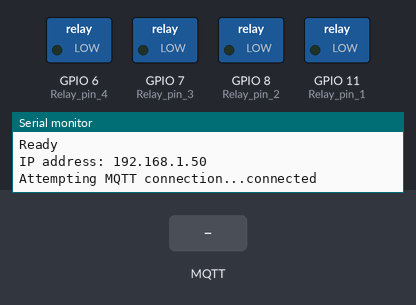
Bench run of a sketch on a simulated ESP32-S3. Parts: switched loads named in the sketch (green lamp = pin HIGH), the last lines printed to the serial monitor. Inputs (shaded band) come from the test bench. WiFi joins after 1.5 s; servers stay silent unless stated; no MQTT or app messages arrive unless stated.

Above: at 2.7 s.
2.8 s: MQTT message "on" arrives on the first subscribed topic
At 4.0 s:
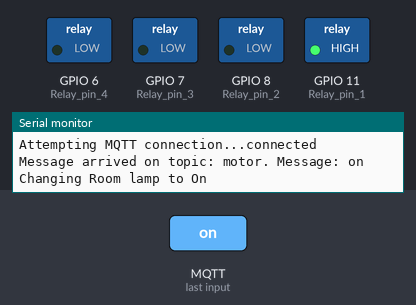
4.3 s: MQTT message "on" arrives on the second subscribed topic
At 5.3 s:
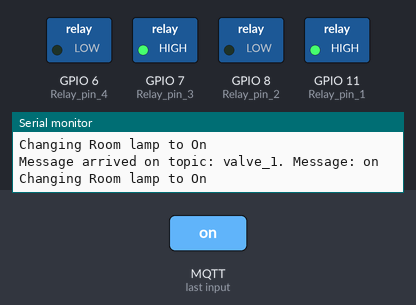
5.8 s: MQTT message "off" arrives on the first subscribed topic
At 6.5 s:
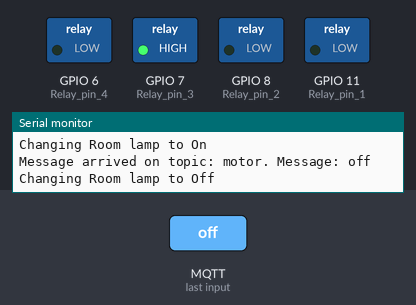
Timing chart, 0 to 8.8 s (numbered marks = the images above; inputs shaded):
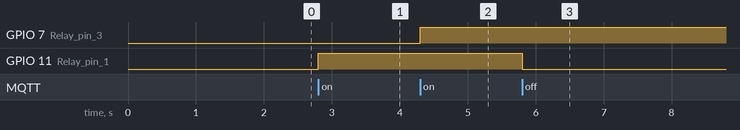

Measured:
- after the input at 2.8 s, GPIO 11 (Relay_pin_1): LOW → HIGH at once
- after the input at 4.3 s, GPIO 7 (Relay_pin_3): LOW → HIGH at once
- after the input at 5.8 s, GPIO 11 (Relay_pin_1): HIGH → LOW at once

The sketch:

Node_Red_DEVICE2_Actuator_OTA.ino
```cpp
#include <WiFi.h>
#include <ESPmDNS.h>
#include <PubSubClient.h>
#include <WiFiUdp.h>
#include <ArduinoOTA.h>

//Digital actuation pins

#define Relay_pin_1 11
#define Relay_pin_2 8
#define Relay_pin_3 7
#define Relay_pin_4 6

const char* ssid = "setu";
const char* password = "12345678z";

// Change the variable to your Raspberry Pi IP address, so it connects to your MQTT broker
const char* mqtt_server = "192.168.43.126";

// Initializes the espClient. You should change the espClient name if you have multiple ESPs running in your home automation system
WiFiClient espClient1;
PubSubClient client(espClient1);

// Timers auxiliar variables
long now = millis();
long lastMeasure = 0;

void setup_wifi() {
  delay(10);
  // We start by connecting to a WiFi network
  Serial.println();
  Serial.print("Connecting to ");
  Serial.println(ssid);
  WiFi.begin(ssid, password);
  while (WiFi.status() != WL_CONNECTED) {
    delay(500);
    Serial.print(".");
  }
  Serial.println("");
  Serial.print("WiFi connected - ESP IP address: ");
  Serial.println(WiFi.localIP());
}

void callback(String topic, byte* message, unsigned int length) {
  Serial.print("Message arrived on topic: ");
  Serial.print(topic);
  Serial.print(". Message: ");
  String messageTemp;

  for (int i = 0; i < length; i++) {
    Serial.print((char)message[i]);
    messageTemp += (char)message[i];
  }
  Serial.println();

  // Feel free to add more if statements to control more GPIOs with MQTT

  // If a message is received on the topic room/lamp, you check if the message is either on or off. Turns the lamp GPIO according to the message

  if(topic=="motor"){
      Serial.print("Changing Room lamp to ");
      if(messageTemp == "on"){
        digitalWrite(Relay_pin_1, HIGH);
        Serial.print("On");
      }
      else if(messageTemp == "off"){
        digitalWrite(Relay_pin_1, LOW);
        Serial.print("Off");
      }
  }

  if(topic=="valve_1"){
      Serial.print("Changing Room lamp to ");
      if(messageTemp == "on"){
        digitalWrite(Relay_pin_3, HIGH);
        Serial.print("On");
      }
      else if(messageTemp == "off"){
        digitalWrite(Relay_pin_2, LOW);
        Serial.print("Off");
      }
  }


  if(topic=="valve_2"){
      Serial.print("Changing Room lamp to ");
      if(messageTemp == "on"){
        digitalWrite(Relay_pin_3, HIGH);
        Serial.print("On");
      }
      else if(messageTemp == "off"){
        digitalWrite(Relay_pin_3, LOW);
        Serial.print("Off");
      }
  }


  if(topic=="battery"){
      Serial.print("Changing Room lamp to ");
      if(messageTemp == "on"){
        digitalWrite(Relay_pin_4, HIGH);
        Serial.print("On");
      }
      else if(messageTemp == "off"){
        digitalWrite(Relay_pin_4, LOW);
        Serial.print("Off");
      }
  }
  Serial.println();
}


// This functions reconnects your ESP8266 to your MQTT broker
// Change the function below if you want to subscribe to more topics with your ESP8266
void reconnect() {
  // Loop until we're reconnected
  while (!client.connected()) {
    Serial.print("Attempting MQTT connection...");
    // Attempt to connect

    /*
     YOU MIGHT NEED TO CHANGE THIS LINE, IF YOU'RE HAVING PROBLEMS WITH MQTT MULTIPLE CONNECTIONS
     To change the ESP device ID, you will have to give a new name to the ESP8266.
     Here's how it looks:
       if (client.connect("ESP8266Client_1")) {
     You can do it like this:
       if (client.connect("ESP1_Office")) {
     Then, for the other ESP:
       if (client.connect("ESP2_Garage")) {
      That should solve your MQTT multiple connections problem
    */

    if (client.connect("ESP8266Client_1")) {
      Serial.println("connected");
      // Subscribe or resubscribe to a topic
      // You can subscribe to more topics (to control more LEDs in this example)
      client.subscribe("motor");
      client.subscribe("valve_1");
      client.subscribe("valve_2");
      client.subscribe("battery");


    } else {
      Serial.print("failed, rc=");
      Serial.print(client.state());
      Serial.println(" try again in 5 seconds");
      // Wait 5 seconds before retrying
      delay(5000);
    }
  }
}


void setup() {
  Serial.begin(115200);
  pinMode(Relay_pin_1,OUTPUT);
  pinMode(Relay_pin_2,OUTPUT);
  pinMode(Relay_pin_3,OUTPUT);
  pinMode(Relay_pin_4,OUTPUT);

  setup_wifi();
  client.setServer(mqtt_server, 1883);
  client.setCallback(callback);

  Serial.println("Booting");
  WiFi.mode(WIFI_STA);
  WiFi.begin(ssid, password);
  while (WiFi.waitForConnectResult() != WL_CONNECTED) {
    Serial.println("Connection Failed! Rebooting...");
    delay(5000);
    ESP.restart();
  }

  ArduinoOTA
    .onStart([]() {
      String type;
      if (ArduinoOTA.getCommand() == U_FLASH)
        type = "sketch";
      else // U_SPIFFS
        type = "filesystem";

      // NOTE: if updating SPIFFS this would be the place to unmount SPIFFS using SPIFFS.end()
      Serial.println("Start updating " + type);
    })
    .onEnd([]() {
      Serial.println("\nEnd");
    })
    .onProgress([](unsigned int progress, unsigned int total) {
      Serial.printf("Progress: %u%%\r", (progress / (total / 100)));
    })
    .onError([](ota_error_t error) {
      Serial.printf("Error[%u]: ", error);
      if (error == OTA_AUTH_ERROR) Serial.println("Auth Failed");
      else if (error == OTA_BEGIN_ERROR) Serial.println("Begin Failed");
      else if (error == OTA_CONNECT_ERROR) Serial.println("Connect Failed");
      else if (error == OTA_RECEIVE_ERROR) Serial.println("Receive Failed");
      else if (error == OTA_END_ERROR) Serial.println("End Failed");
    });

  ArduinoOTA.begin();

  Serial.println("Ready");
  Serial.print("IP address: ");
  Serial.println(WiFi.localIP());
}

void loop() {
  ArduinoOTA.handle();
    if (!client.connected()) {
    reconnect();
  }
  if(!client.loop())
    client.connect("ESP8266Client_1");

  /*
  digitalWrite(LEDb, HIGH);
  delay(50);
  digitalWrite(LEDb, LOW);
  delay(50);
  */
}
```
